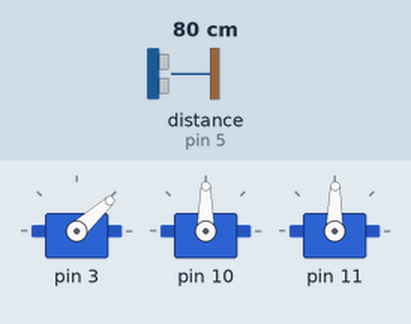
The sketch below on a simulated Arduino Uno, built with avr-gcc and run on an emulated ATmega328P. On the bench: 3 × servo. Inputs (shaded band) come from the test bench; at power-on: distance to the obstacle (sensor on pin 5) 80 cm. The echo pulse lasts 58.3 µs per cm; what the sketch prints to the serial monitor is not drawn.

Above: at 0.05 s.
At 1.5 s:
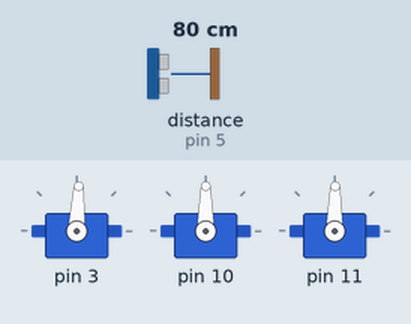
At 3.0 s:
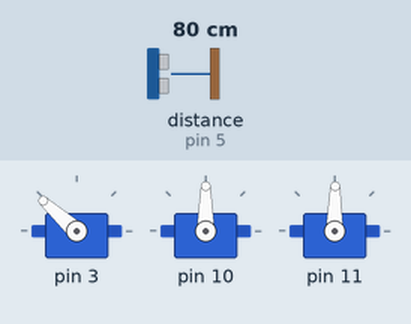
Timing chart, 0 to 7.0 s (numbered marks = the images above):
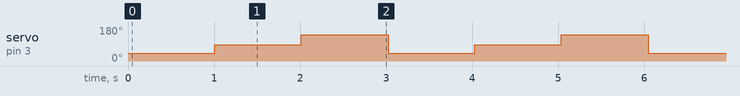

Measured:
- by itself, servo on pin 3: repeats every 3.0 s: 138° 1.0 s, 42° 1.0 s, 87° 1.0 s

The sketch:

Rover_Look_Tester1.ino
```cpp
#include <Servo.h>
#include <NewPing.h>
#include <LookRover.h>
#include <RangeRover.h>
#include <Rover.h>

// Tune these values to get the look directions correct.
#define	  LOOK_RIGHT     42
#define	  LOOK_FORWARD   87
#define	  LOOK_LEFT      138

LookRover* rover;

int dist_forward;
int dist_right;
int dist_left;

void setup()
{
    Serial.begin(9600);

    rover = new LookRover();
    rover->init( 10, 90, 11, 89, 6, 5, 1000, 3);

    //  init parameters:
    //    Left Servo Pin = 10,
    //    Right Servo Pin = 11
    //    Trigger Pin = 6
    //    Echo Pin = 5
    //    Max Distance
    //    Face Servo Pin = 3
    // Tune the stop values, so the servos fully stop.

    // do debugOn() to get debug messages in SerialMonitor
    rover->debugOff();
    rover->stop();
    rover->look(LOOK_FORWARD);
}


void loop()
{
    rover->look(LOOK_RIGHT);
    rover->stop(1000);
    dist_right = rover->range();

    rover->look(LOOK_FORWARD);
    rover->stop(1000);
    dist_forward = rover->range();

    rover->look(LOOK_LEFT);
    rover->stop(1000);
    dist_left = rover->range();

    rover->look(LOOK_FORWARD);

    Serial.print("left distance   : ");
    Serial.println(dist_left);
    Serial.print("forward distance   : ");
    Serial.println(dist_forward);
    Serial.print("right distance   : ");
    Serial.println(dist_right);
}
```
